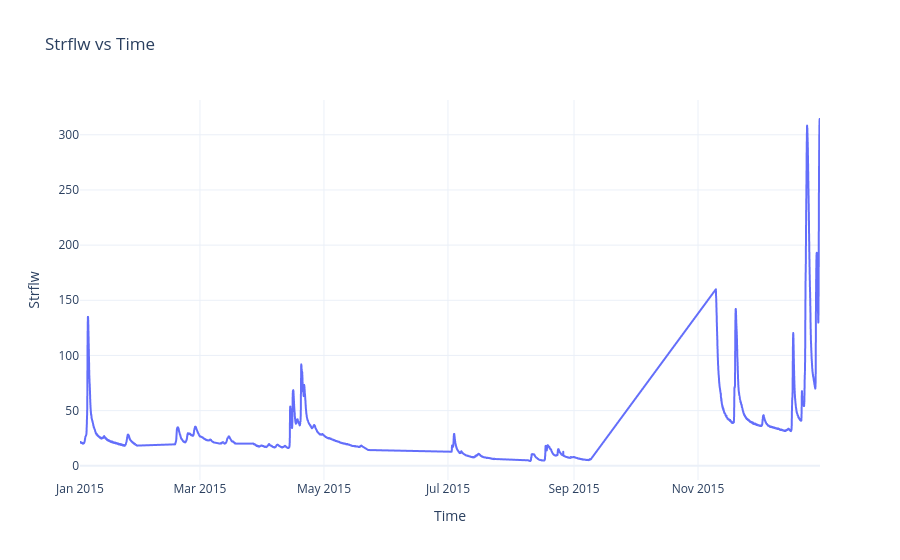

Notebook code for this chart:
### Code cell
#After Cleaning 
import plotly.express as px
import pandas as pd

df_plot = df_nwis_out
df_plot.index = pd.to_datetime(df_plot.index, errors="coerce")
df_plot["Strflw"] = pd.to_numeric(df_plot["Strflw"], errors="coerce")
df_plot = df_plot.dropna(subset=["Strflw"]).sort_index()
df_plot = df_plot.reset_index().rename(columns={"index": "Time"})

fig = px.line(
    df_plot,
    x="Time",
    y="Strflw",
    title="Strflw vs Time",
    labels={"Strflw": "Strflw", "Time": "Time"}
 )
fig.update_traces(line=dict(width=2))
fig.update_layout(template="plotly_white")
fig.show()

### Figure 1 — Plotly figure (JSON) as saved in the notebook; plotly's stock layout.template omitted (floating-point values rounded to 4 significant figures; data arrays with more than 128 entries replaced by an {"elided": "..."} marker saying what was removed)
{"data": [{"hovertemplate": "Time=%{x}<br>Strflw=%{y}<extra></extra>", "legendgroup": "", "line": {"color": "#636efa", "dash": "solid", "width": 2}, "marker": {"symbol": "circle"}, "mode": "lines", "name": "", "showlegend": false, "type": "scattergl", "x": {"elided": "5091 str values"}, "xaxis": "x", "y": {"elided": "5091 float values"}, "yaxis": "y"}], "layout": {"autosize": true, "legend": {"tracegroupgap": 0}, "title": {"text": "Strflw vs Time"}, "xaxis": {"anchor": "y", "autorange": true, "domain": [0, 1], "range": ["2015-01-01", "2015-12-31"], "title": {"text": "Time"}, "type": "date"}, "yaxis": {"anchor": "x", "autorange": true, "domain": [0, 1], "range": [-12.87, 331.5], "title": {"text": "Strflw"}, "type": "linear"}}}
